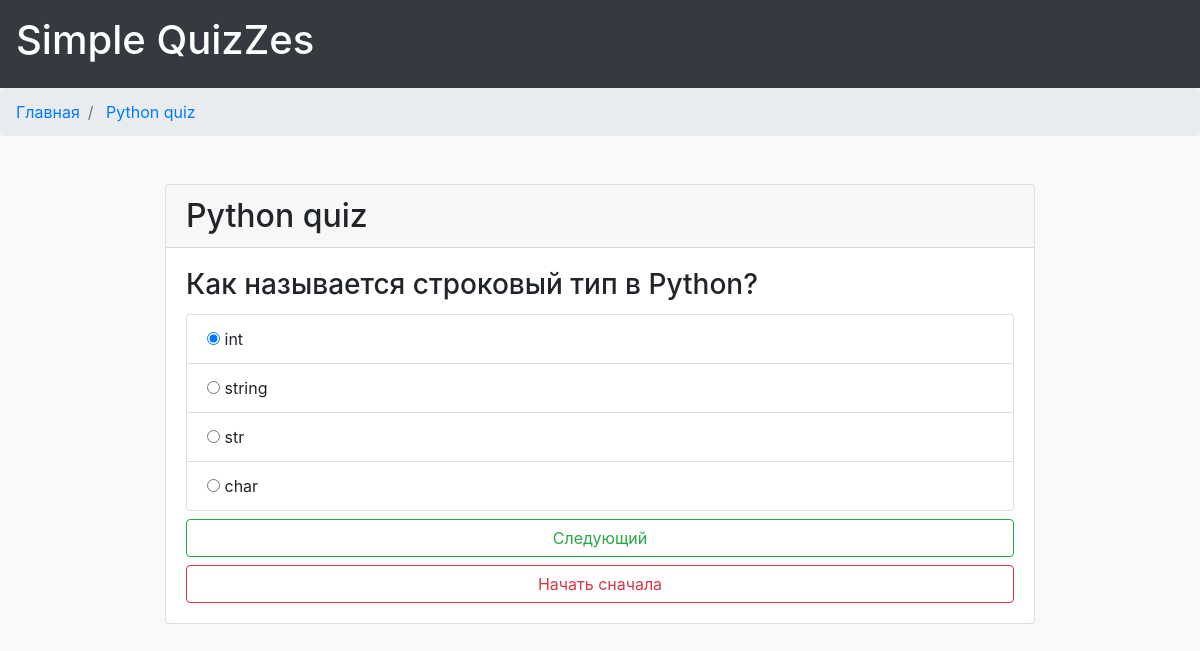
The app's page /quiz/1 with its own data.
### data/quiz.py (models this page shows, shortened)
class Quiz(SqlAlchemyBase):
    __tablename__ = 'quiz'
    id = sa.Column(sa.Integer, primary_key=True, autoincrement=True)
    name = sa.Column(sa.String)
    questions = orm.relation("Question", back_populates='quiz')

### data/question.py (models this page shows, shortened)
class Question(SqlAlchemyBase):
    __tablename__ = 'question'
    id = sa.Column(sa.Integer, primary_key=True, autoincrement=True)
    text = sa.Column(sa.String)
    quiz_id = sa.Column(sa.Integer, sa.ForeignKey('quiz.id', ondelete="CASCADE"))
    quiz = orm.relation('Quiz')
    options = orm.relation("Option", back_populates='question')

### data/option.py (models this page shows, shortened)
class Option(SqlAlchemyBase):
    __tablename__ = 'option'
    id = sa.Column(sa.Integer, primary_key=True, autoincrement=True)
    text = sa.Column(sa.String)
    is_answer = sa.Column(sa.Boolean, default=False)
    question_id = sa.Column(sa.Integer, sa.ForeignKey('question.id', ondelete="CASCADE"))
    question = orm.relation('Question')

### main.py (the view, shortened to what this page needs)
    @app.route('/quiz/<int:quiz_id>')
    def quiz(quiz_id):
        session = db_session.create_session()
        quiz = session.query(Quiz).get(quiz_id)
        if not quiz:
            return 'Quiz with that id not found'
        options = request.args.getlist('options[]')
        if not options:
            options = []
        option = request.args.get('option')
        is_submitted = 'submitted' in request.args
        if not is_submitted:
            next_question = quiz.questions[0]
        return render_template('quiz.html', quiz=quiz, question=next_question, options=options)

### data/db_session.py (called while the page is built)
def create_session() -> Session:
    global __factory
    return __factory()

### templates/quiz.html (shortened to what this page needs)
{% extends 'base.html' %}
{% block nav %}
    <li class="breadcrumb-item"><a href="{{ url_for('index') }}">Главная</a></li>
    <li class="breadcrumb-item active" aria-current="page">
        <a href="{{ url_for('quiz', quiz_id=quiz.id) }}">{{ quiz.name }}</a>
    </li>
{% endblock %}
{% block content %}
    <div class="card">
        <h2 class="card-header">{{ quiz.name }}</h2>
        <div class="card-body">
            <h3 class="card-title">{{ question.text }}</h3>
            <form>
                <ul class="list-group mb-2">
                    {% for option in question.options %}
                        <label class="list-group-item mb-0">
                            <input type="radio" name="option" value="{{ option.id }}"
                                   {% if loop.first %}checked{% endif %}> {{ option.text }}
                        </label>
                    {% endfor %}
                </ul>
                <input class="btn btn-outline-success btn-block" type="submit" value="Следующий">
                <a class="btn btn-outline-danger btn-block" href="{{ url_for('quiz', quiz_id=quiz.id) }}">Начать
                    сначала</a>
            </form>
        </div>
    </div>
{% endblock %}

### records on screen
Quiz: name "Python quiz"
Question: text "Как называется строковый тип в Python?"
Option: text "int"
Option: text "string"
Option: text "str"
Option: text "char"
